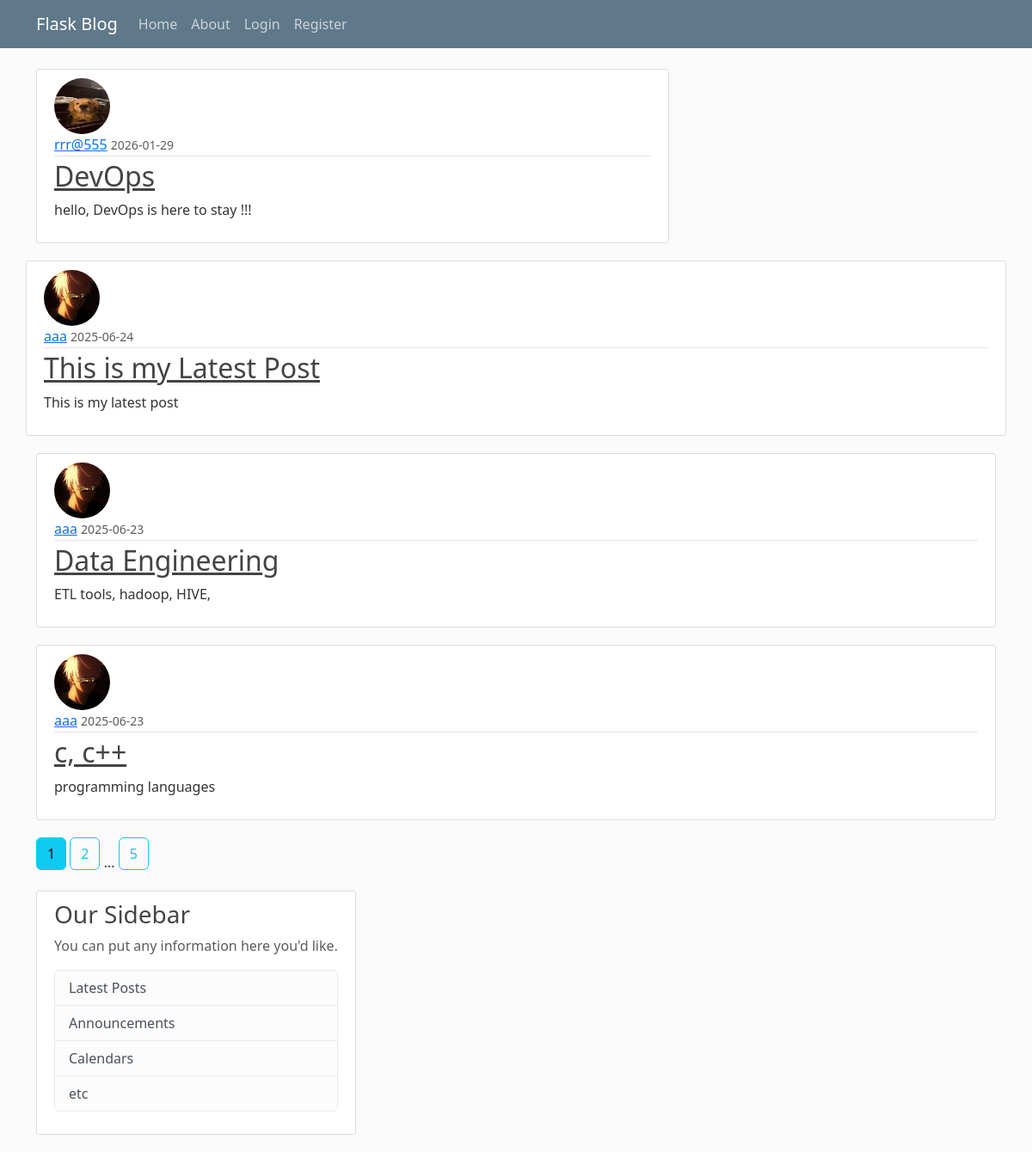
Page /home on the earlier database version.
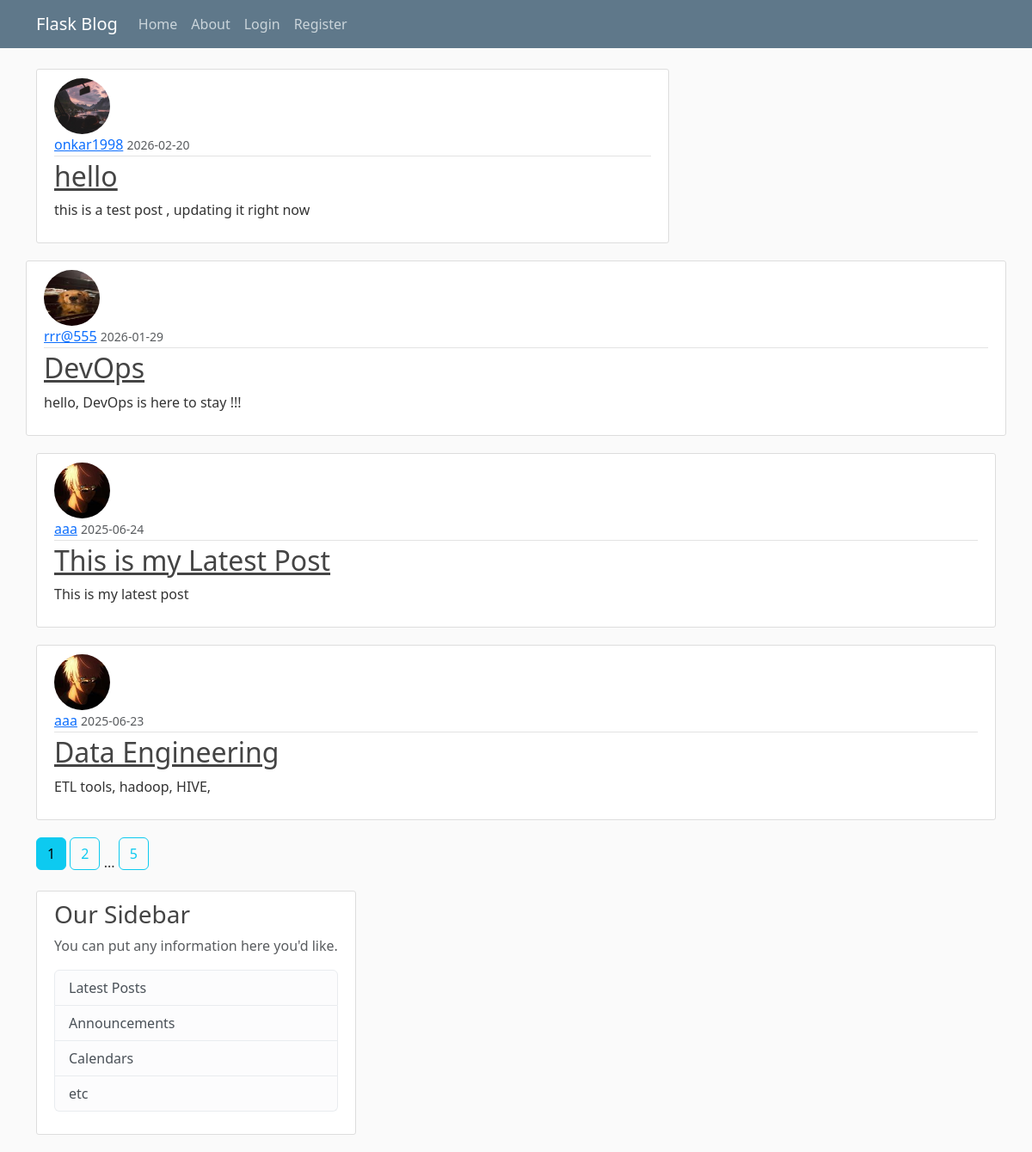
Same page on the later database version.
### flaskblog/models.py (models this page shows, shortened)
class Post(db.Model):
    id = db.Column(db.Integer, primary_key=True)
    title = db.Column(db.String(100), nullable=False)
    date_posted = db.Column(db.DateTime, nullable=False, default=datetime.utcnow)
    content = db.Column(db.Text, nullable=False)
    user_id = db.Column(db.Integer, db.ForeignKey('user.id'), nullable=False)

class User(db.Model, UserMixin):
    id = db.Column(db.Integer, primary_key=True)
    username = db.Column(db.String(20), unique=True, nullable=False)
    email = db.Column(db.String(120), unique=True, nullable=False)
    image_file = db.Column(db.String(20), nullable=False, default='default.jpg')
    password = db.Column(db.String(60), nullable=False)
    posts = db.relationship('Post', backref='author', lazy=True) #Unlike others it is not a column it is a relationship

### flaskblog/main/routes.py (the view)
@main.route("/")
@main.route("/home")
def home():
    page = request.args.get('page', 1, type=int)
    posts = Post.query.order_by(Post.date_posted.desc()).paginate(page=page, per_page=4)
    return render_template('home.html', posts = posts)

### flaskblog/templates/home.html
{% extends 'layout.html' %}
{% block content %}
    {% for post in posts.items %}
        <article class="media content-section">
            <img class="rounded-circle article-img" src="{{ url_for('static', filename='profile_pics/' + post.author.image_file)}}"
            <div class="media-body">
                <div class="article-metadata">
                <a class="mr-2" href="{{ url_for('users.user_posts', username=post.author.username) }}">{{ post.author.username }}</a>
                <small class="text-muted">{{ post.date_posted.strftime('%Y-%m-%d') }}</small>
                </div>
                <h2><a class="article-title" href="{{ url_for('posts.post', post_id = post.id) }}">{{ post.title }}</a></h2>
                <p class="article-content">{{ post.content }}</p>
            </div>
        </article>
    {% endfor %}
    {% for page_num in posts.iter_pages(left_edge=1, right_edge=1, left_current=1, right_current=2) %}
      {% if page_num %}
        {% if posts.page == page_num %}
           <a class="btn btn-info mb-4" href="{{ url_for('main.home', page=page_num) }}">{{ page_num }}</a>
        {% else %}
           <a class="btn btn-outline-info mb-4" href="{{ url_for('main.home', page=page_num) }}">{{ page_num }}</a>
        {% endif %}
      {% else %}
        ...
      {% endif %}
    {% endfor %}
{% endblock content %}

Differences in the rows shown:
no longer on this page (row unchanged): Post: image_file (picture), author.username "aaa", date_posted "2025-06-23", title "c, c++", content "programming languages"
added Post: image_file (placeholder picture), author.username "onkar1998", date_posted "2026-02-20", title "hello", content "this is a test post , updating it right now"
